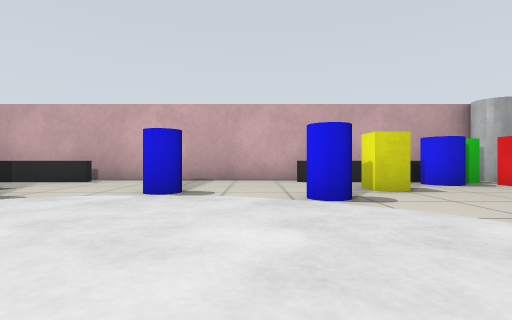
view 1 (above)

16 first-person views from a walk through a Gazebo world. The camera is 0.5 m above the floor, looks level and sees 85° across. The floor is counted in squares, 1 m on a side. Each view is taken from the middle of a square. On the plan, view 1 faces up. The plan holds only what a view shows up to about 9 squares ahead; the rest is blank. Surface patterns are stand-ins for the level's own textures.

view 2
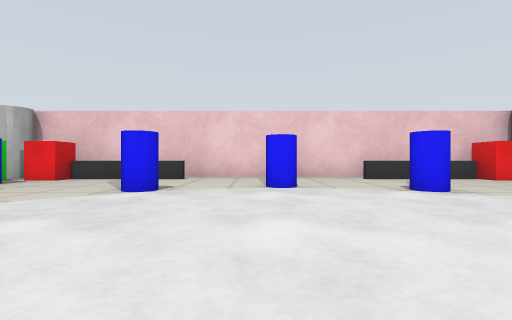

view 3
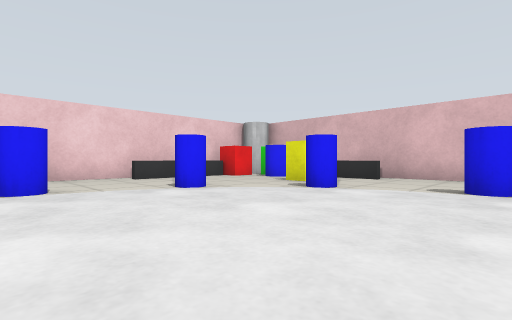

view 4
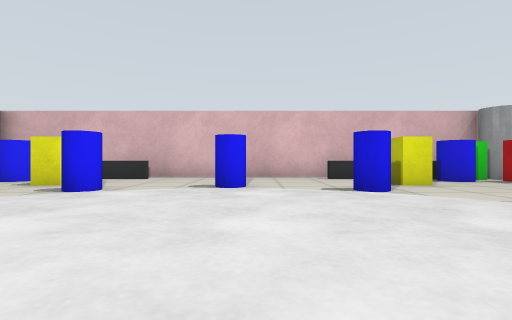

view 5
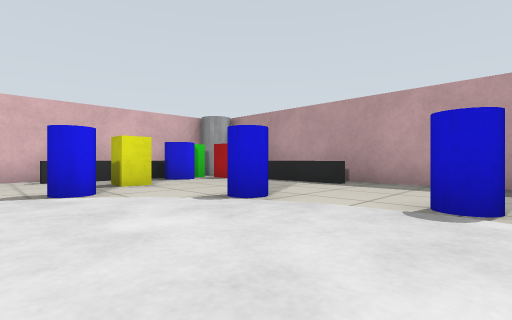

view 6
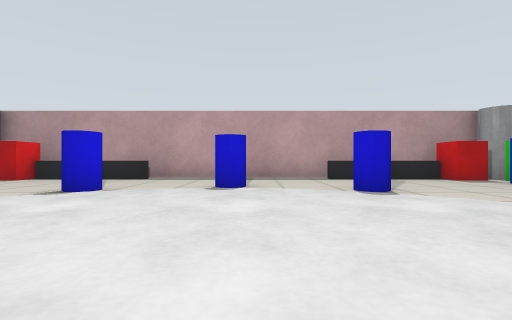

view 7
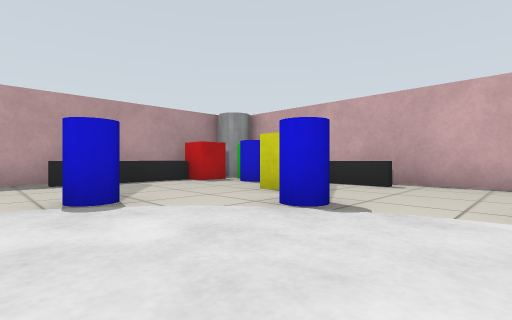

view 8
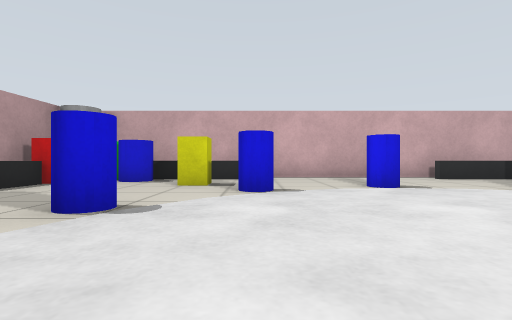

view 9
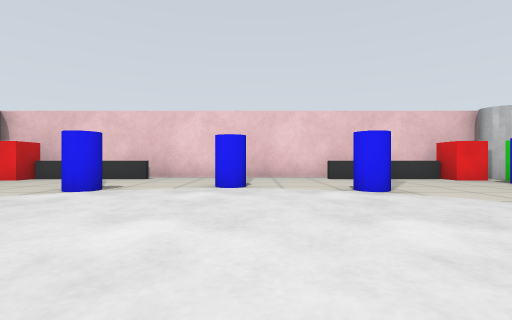

view 10
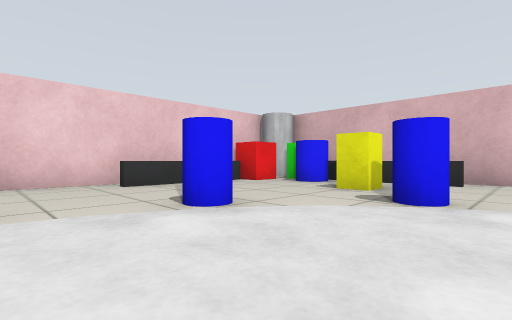

view 11
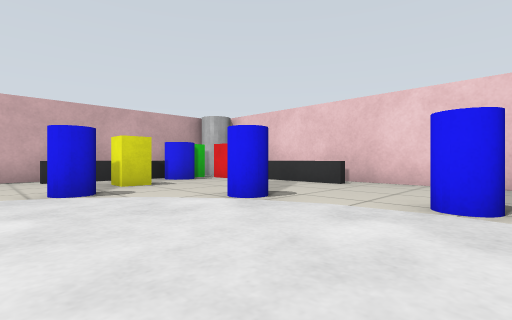

view 12
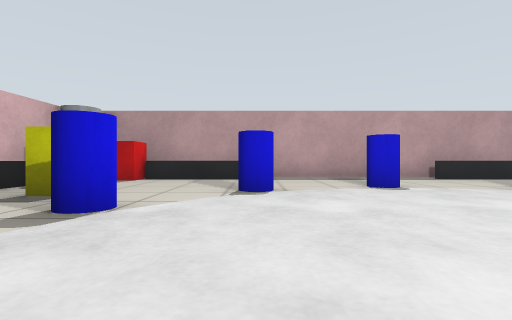

view 13
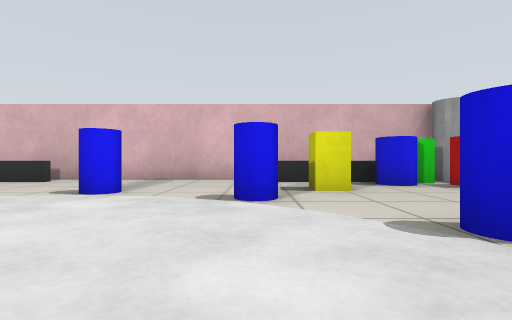

view 14
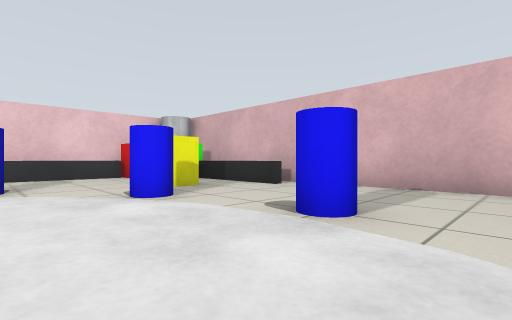

view 15
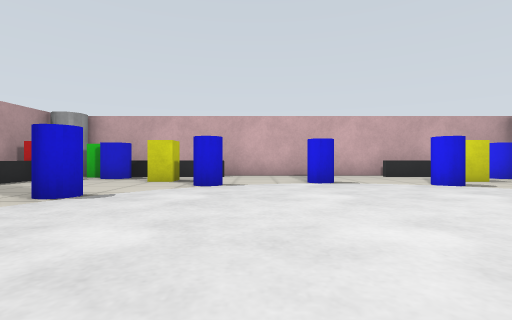

view 16
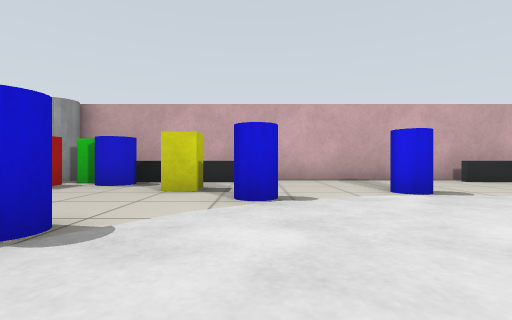

### Floor plan
Points are (right, up) in squares from view 1. A wall is a line through its corners. A room is listed if a view was taken in it or the views show most of it. See-through windows are left out.
Room 1 (views 1, 2, 3, 4, 5, 6, 7, 8, 9, 10, 11, 12, 13, 14, 15, 16)
walls: (6.4, -6.6) (6.4, 5.6); (5, 7.4) (-8.8, 7.4); (-9.4, 5.6) (-9.4, -7.2); (-8.8, -8.4) (5.4, -8.4)
low walls: (0.9, -7.6) (3.5, -7.6); (5.6, 1.9) (5.6, 5); (-8.6, -3) (-8.6, -6); (5.6, -5.5) (5.6, -3); (-3.9, 6.6) (-6.5, 6.6); (3, 6.6) (1, 6.6); (-6.5, -7.6) (-4, -7.6); (-8.6, 5) (-8.6, 2)
objects: pillar (-9, -8); red box (-9, -7) to (-8, -7); red box (-9, 5) to (-8, 6); pillar (-9, 7); green box (-8, -8) to (-7, -8); green box (-8, 7) to (-7, 7); blue cylinder (-7, -7); blue cylinder (-7, -1) to (-6, 0); blue cylinder (-7, 6); blue cylinder (-6, -3); blue cylinder (-6, 2); yellow box (-5, -6); yellow box (-5, 5); blue cylinder (-4, -5); blue cylinder (-4, 4); blue cylinder (-2, -6) to (-1, -5); blue cylinder (-2, 4) to (-1, 5); blue cylinder (1, -5); blue cylinder (1, 4); yellow box (2, -6); yellow box (2, 5); blue cylinder (3, -3); blue cylinder (3, -1) to (4, 0); blue cylinder (3, 2); green box (4, -8) to (5, -8); blue cylinder (4, -7); blue cylinder (4, 6); green box (4, 7) to (5, 7); red box (5, -7) to (6, -6); red box (5, 5) to (6, 6); pillar (6, -8); pillar (6, 7)

Where each view was taken, in squares from view 1:
view 1: 0 up, 0 right, facing up
view 2: 0 up, 2 left, facing right
view 3: 0 up, 2 left, facing down-right
view 4: 0 up, 2 left, facing down
view 5: 0 up, 3 left, facing down-left
view 6: 0 up, 1 left, facing left
view 7: 1 up, 2 left, facing up-left
view 8: 1 down, 4 left, facing up
view 9: 1 down, 2 left, facing right
view 10: 1 down, 0 right, facing down-right
view 11: 1 down, 0 right, facing up-right
view 12: 3 down, 1 left, facing left
view 13: 1 down, 4 left, facing down
view 14: 3 down, 3 left, facing down-right
view 15: 2 down, 3 left, facing up
view 16: 0 up, 4 left, facing up
